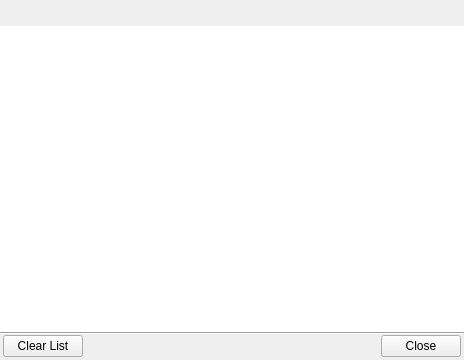
<?xml version="1.0" encoding="UTF-8"?>
<ui version="4.0">
 <class>TransferWindow</class>
 <widget class="QWidget" name="TransferWindow">
  <property name="geometry">
   <rect>
    <x>0</x>
    <y>0</y>
    <width>464</width>
    <height>360</height>
   </rect>
  </property>
  <property name="windowTitle">
   <string>Form</string>
  </property>
  <layout class="QVBoxLayout" name="verticalLayout">
   <property name="spacing">
    <number>0</number>
   </property>
   <property name="leftMargin">
    <number>0</number>
   </property>
   <property name="topMargin">
    <number>0</number>
   </property>
   <property name="rightMargin">
    <number>0</number>
   </property>
   <property name="bottomMargin">
    <number>3</number>
   </property>
   <item>
    <widget class="QWidget" name="wgtToolBar" native="true">
     <property name="minimumSize">
      <size>
       <width>0</width>
       <height>26</height>
      </size>
     </property>
     <property name="maximumSize">
      <size>
       <width>16777215</width>
       <height>26</height>
      </size>
     </property>
     <layout class="QVBoxLayout" name="verticalLayout_2">
      <property name="spacing">
       <number>0</number>
      </property>
      <property name="margin">
       <number>0</number>
      </property>
      <item>
       <layout class="QHBoxLayout" name="toolBarLayout">
        <property name="spacing">
         <number>0</number>
        </property>
       </layout>
      </item>
     </layout>
    </widget>
   </item>
   <item>
    <widget class="lmcTransferListView" name="lvTransferList">
     <property name="frameShape">
      <enum>QFrame::NoFrame</enum>
     </property>
    </widget>
   </item>
   <item>
    <widget class="Line" name="bottomLine">
     <property name="orientation">
      <enum>Qt::Horizontal</enum>
     </property>
    </widget>
   </item>
   <item>
    <layout class="QHBoxLayout" name="horizontalLayout">
     <property name="leftMargin">
      <number>3</number>
     </property>
     <property name="rightMargin">
      <number>3</number>
     </property>
     <item>
      <widget class="QPushButton" name="btnClear">
       <property name="text">
        <string>Clear List</string>
       </property>
      </widget>
     </item>
     <item>
      <spacer name="horizontalSpacer">
       <property name="orientation">
        <enum>Qt::Horizontal</enum>
       </property>
       <property name="sizeHint" stdset="0">
        <size>
         <width>40</width>
         <height>20</height>
        </size>
       </property>
      </spacer>
     </item>
     <item>
      <widget class="QPushButton" name="btnClose">
       <property name="text">
        <string>Close</string>
       </property>
      </widget>
     </item>
    </layout>
   </item>
  </layout>
 </widget>
 <layoutdefault spacing="6" margin="11"/>
 <customwidgets>
  <customwidget>
   <class>lmcTransferListView</class>
   <extends>QListView</extends>
   <header>transferlistview.h</header>
  </customwidget>
 </customwidgets>
 <tabstops>
  <tabstop>lvTransferList</tabstop>
  <tabstop>btnClear</tabstop>
  <tabstop>btnClose</tabstop>
 </tabstops>
 <resources/>
 <connections>
  <connection>
   <sender>btnClose</sender>
   <signal>clicked()</signal>
   <receiver>TransferWindow</receiver>
   <slot>close()</slot>
   <hints>
    <hint type="sourcelabel">
     <x>358</x>
     <y>284</y>
    </hint>
    <hint type="destinationlabel">
     <x>199</x>
     <y>149</y>
    </hint>
   </hints>
  </connection>
 </connections>
</ui>
